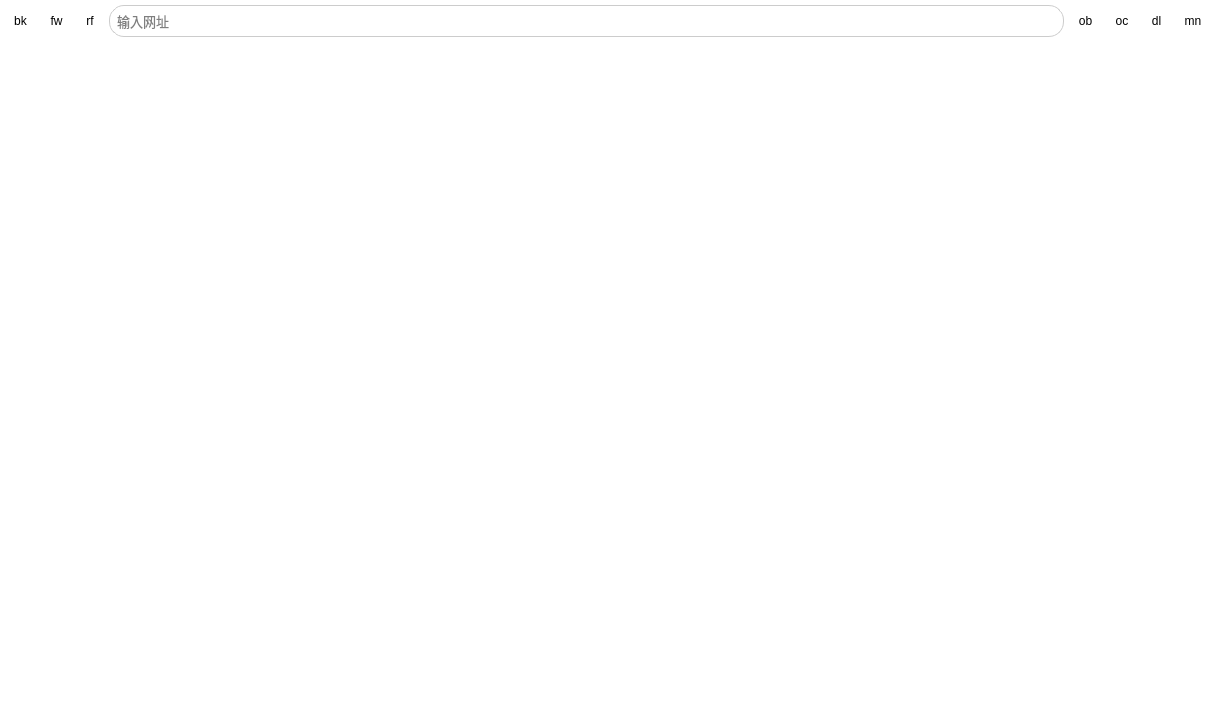
<?xml version="1.0" encoding="UTF-8"?>
<ui version="4.0">
 <class>Form</class>
 <widget class="QWidget" name="Form">
  <property name="geometry">
   <rect>
    <x>0</x>
    <y>0</y>
    <width>1215</width>
    <height>701</height>
   </rect>
  </property>
  <property name="palette">
   <palette>
    <active>
     <colorrole role="Base">
      <brush brushstyle="SolidPattern">
       <color alpha="255">
        <red>255</red>
        <green>255</green>
        <blue>255</blue>
       </color>
      </brush>
     </colorrole>
     <colorrole role="Window">
      <brush brushstyle="SolidPattern">
       <color alpha="255">
        <red>255</red>
        <green>255</green>
        <blue>255</blue>
       </color>
      </brush>
     </colorrole>
    </active>
    <inactive>
     <colorrole role="Base">
      <brush brushstyle="SolidPattern">
       <color alpha="255">
        <red>255</red>
        <green>255</green>
        <blue>255</blue>
       </color>
      </brush>
     </colorrole>
     <colorrole role="Window">
      <brush brushstyle="SolidPattern">
       <color alpha="255">
        <red>255</red>
        <green>255</green>
        <blue>255</blue>
       </color>
      </brush>
     </colorrole>
    </inactive>
    <disabled>
     <colorrole role="Base">
      <brush brushstyle="SolidPattern">
       <color alpha="255">
        <red>255</red>
        <green>255</green>
        <blue>255</blue>
       </color>
      </brush>
     </colorrole>
     <colorrole role="Window">
      <brush brushstyle="SolidPattern">
       <color alpha="255">
        <red>255</red>
        <green>255</green>
        <blue>255</blue>
       </color>
      </brush>
     </colorrole>
    </disabled>
   </palette>
  </property>
  <property name="windowTitle">
   <string>内置浏览器</string>
  </property>
  <property name="styleSheet">
   <string notr="true">QWidget{font-family: &quot;微软雅黑&quot;;}


                QToolButton {
                background-color: transparent;
                border: none;
                border-radius: 17px;
                padding: 4px;
                /* 设置图标大小 */
                icon-size: 26px;
                /* 可选：设置最小尺寸，保持按钮大小一致 */
                min-width: 10px;
                min-height: 10px;
                }

                /* 鼠标悬停时：轻微灰色背景 */
                QToolButton:hover {
                background-color: rgba(0, 0, 0, 0.08);
                }

                /* 按下时：更深的背景色，模拟按下效果 */
                QToolButton:pressed {
                background-color: rgba(0, 0, 0, 0.15);
                }

                /* 禁用状态：半透明，显示不可点击 */
                QToolButton:disabled {
                background-color: transparent;
                opacity: 0.25;
                }

                /* 可选：如果按钮有菜单箭头，也可以美化箭头 */
                QToolButton::menu-indicator {
                image: url(:/icons/menu_arrow.png); /* 自定义箭头图标 */
                subcontrol-position: right center;
                subcontrol-origin: padding;
                left: -4px;
                }
            </string>
  </property>
  <layout class="QGridLayout" name="gridLayout">
   <property name="leftMargin">
    <number>0</number>
   </property>
   <property name="topMargin">
    <number>0</number>
   </property>
   <property name="rightMargin">
    <number>0</number>
   </property>
   <property name="bottomMargin">
    <number>0</number>
   </property>
   <item row="1" column="0">
    <widget class="QTabWidget" name="tabWidget">
     <property name="styleSheet">
      <string notr="true">/* 设置整个 QTabWidget 背景透明 */
QTabWidget {
    background: transparent;
    border: none;
    /* 关键：整体无边框 */
}

QTabWidget::pane {
    border: none;
    margin: 0px;
    padding: 0px;
}

QTabWidget::tab-bar {
	border: none;
	background: transparent;
    alignment: left;
}

QTabBar::tab {
    padding: 6px;
    padding-left: 10px;
    padding-right: 10px;
    border-radius: 14px;
}

QTabBar::QToolButton {
    alignment: left;
}

QTabBar::tab:hover {
    font: 9pt &quot;微软雅黑&quot;;
    background: rgb(232, 232, 232);
}

QTabBar::tab:selected {
    font: 9pt &quot;微软雅黑&quot;;
    background: rgb(202, 202, 202);
}</string>
     </property>
     <property name="currentIndex">
      <number>-1</number>
     </property>
     <property name="tabsClosable">
      <bool>true</bool>
     </property>
     <property name="movable">
      <bool>true</bool>
     </property>
    </widget>
   </item>
   <item row="0" column="0">
    <widget class="QFrame" name="frame">
     <layout class="QHBoxLayout" name="horizontalLayout">
      <property name="leftMargin">
       <number>5</number>
      </property>
      <property name="topMargin">
       <number>5</number>
      </property>
      <property name="rightMargin">
       <number>5</number>
      </property>
      <property name="bottomMargin">
       <number>2</number>
      </property>
      <item>
       <widget class="QToolButton" name="toolButton">
        <property name="toolTip">
         <string>&lt;html&gt;&lt;head/&gt;&lt;body&gt;&lt;p&gt;后退&lt;/p&gt;&lt;/body&gt;&lt;/html&gt;</string>
        </property>
        <property name="text">
         <string>bk</string>
        </property>
       </widget>
      </item>
      <item>
       <widget class="QToolButton" name="toolButton_2">
        <property name="toolTip">
         <string>&lt;html&gt;&lt;head/&gt;&lt;body&gt;&lt;p&gt;前进&lt;/p&gt;&lt;/body&gt;&lt;/html&gt;</string>
        </property>
        <property name="text">
         <string>fw</string>
        </property>
       </widget>
      </item>
      <item>
       <widget class="QToolButton" name="toolButton_3">
        <property name="toolTip">
         <string>&lt;html&gt;&lt;head/&gt;&lt;body&gt;&lt;p&gt;刷新&lt;/p&gt;&lt;/body&gt;&lt;/html&gt;</string>
        </property>
        <property name="text">
         <string>rf</string>
        </property>
       </widget>
      </item>
      <item>
       <widget class="QLineEdit" name="lineEdit">
        <property name="font">
         <font>
          <family>微软雅黑</family>
          <pointsize>10</pointsize>
         </font>
        </property>
        <property name="styleSheet">
         <string notr="true">QLineEdit {
                                        background-color: white;
                                        border: 1px solid #cccccc;
                                        border-radius: 15px;
                                        padding: 5px;
                                        }

                                        QLineEdit:hover {
                                        border: 1px solid #cccccc;
                                        background-color: #f0f0f0; /* 悬浮时的背景颜色 */
                                        border-color: #999999; /* 悬浮时的边框颜色 */
                                        }

                                        QLineEdit:focus {
                                        border: 2px solid #cccccc;
                                        background-color: #e0e0ff; /* 选中时的背景颜色 */
                                        border-color: #0078d7; /* 选中时的边框颜色 */
                                        }
                                    </string>
        </property>
        <property name="placeholderText">
         <string>输入网址</string>
        </property>
       </widget>
      </item>
      <item>
       <widget class="QToolButton" name="toolButton_5">
        <property name="toolTip">
         <string>&lt;html&gt;&lt;head/&gt;&lt;body&gt;&lt;p&gt;在系统浏览器内打开&lt;/p&gt;&lt;/body&gt;&lt;/html&gt;</string>
        </property>
        <property name="text">
         <string>ob</string>
        </property>
       </widget>
      </item>
      <item>
       <widget class="QToolButton" name="toolButton_6">
        <property name="toolTip">
         <string>&lt;html&gt;&lt;head/&gt;&lt;body&gt;&lt;p&gt;在贴吧桌面中打开&lt;/p&gt;&lt;/body&gt;&lt;/html&gt;</string>
        </property>
        <property name="text">
         <string>oc</string>
        </property>
       </widget>
      </item>
      <item>
       <widget class="QToolButton" name="toolButton_4">
        <property name="toolTip">
         <string>&lt;html&gt;&lt;head/&gt;&lt;body&gt;&lt;p&gt;查看下载内容&lt;/p&gt;&lt;/body&gt;&lt;/html&gt;</string>
        </property>
        <property name="text">
         <string>dl</string>
        </property>
       </widget>
      </item>
      <item>
       <widget class="QToolButton" name="toolButton_7">
        <property name="toolTip">
         <string>工具菜单</string>
        </property>
        <property name="text">
         <string>mn</string>
        </property>
       </widget>
      </item>
     </layout>
    </widget>
   </item>
  </layout>
 </widget>
 <resources/>
 <connections/>
</ui>
